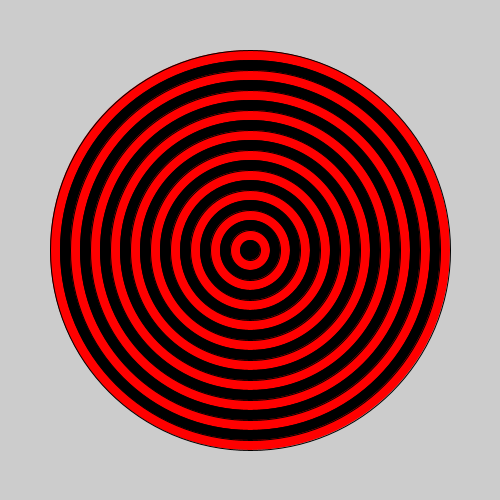
Frame 1 (no input)
Frame 60 (the mouse pressed at the canvas centre just before this capture): identical to frame 1, image omitted
Frame 120 (the mouse held since frame 60 and released just before this capture): identical to frame 1, image omitted

The Processing sketch that drew this single still picture (run headless with seeded random() and noise(); from frame 60 on, the mouse is pressed at the canvas centre):

// Processing sketch: sketch_181027a
// ── sketch_181027a.pde

int D=400;
int X=250;
int Y=250;

void setup(){
  size(500,500);
  //noFill();
  for(int i=0; i<=20; i++){
    if(i%2==0)
        fill(255,0,0);
    else
        fill(0,0,0);
    if(D>0){
        ellipse(X,Y,D,D);
         D=D-20;
    }
  }
  
}
void draw(){
  

}
